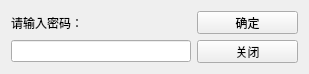
<?xml version="1.0" encoding="UTF-8"?>
<ui version="4.0">
 <class>PassWordCheck</class>
 <widget class="QWidget" name="PassWordCheck">
  <property name="geometry">
   <rect>
    <x>0</x>
    <y>0</y>
    <width>309</width>
    <height>74</height>
   </rect>
  </property>
  <property name="minimumSize">
   <size>
    <width>309</width>
    <height>74</height>
   </size>
  </property>
  <property name="maximumSize">
   <size>
    <width>309</width>
    <height>74</height>
   </size>
  </property>
  <property name="windowTitle">
   <string>密码验证</string>
  </property>
  <layout class="QGridLayout" name="gridLayout">
   <item row="0" column="0">
    <layout class="QHBoxLayout" name="horizontalLayout">
     <item>
      <widget class="QLabel" name="label">
       <property name="text">
        <string>请输入密码：</string>
       </property>
      </widget>
     </item>
     <item>
      <widget class="QPushButton" name="pushButton">
       <property name="minimumSize">
        <size>
         <width>101</width>
         <height>23</height>
        </size>
       </property>
       <property name="maximumSize">
        <size>
         <width>101</width>
         <height>23</height>
        </size>
       </property>
       <property name="text">
        <string>确定</string>
       </property>
      </widget>
     </item>
    </layout>
   </item>
   <item row="1" column="0">
    <layout class="QHBoxLayout" name="horizontalLayout_2">
     <item>
      <widget class="QLineEdit" name="lineEdit">
       <property name="echoMode">
        <enum>QLineEdit::Password</enum>
       </property>
      </widget>
     </item>
     <item>
      <widget class="QPushButton" name="pushButton_2">
       <property name="minimumSize">
        <size>
         <width>101</width>
         <height>23</height>
        </size>
       </property>
       <property name="maximumSize">
        <size>
         <width>101</width>
         <height>23</height>
        </size>
       </property>
       <property name="text">
        <string>关闭</string>
       </property>
      </widget>
     </item>
    </layout>
   </item>
  </layout>
 </widget>
 <resources/>
 <connections/>
</ui>
